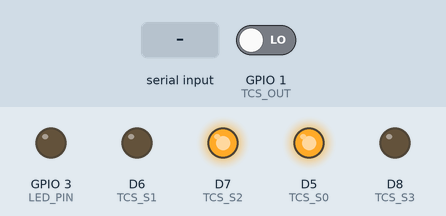
Recording of a sketch running on a simulated ESP8266 (NodeMCU). Parts: output pins drawn as LEDs (lit = HIGH). Dashed ring = blinking. Inputs (shaded band) come from the test bench; at power-on: GPIO 1 (TCS_OUT) LOW. What the sketch prints to the serial monitor is not drawn.

Above: at 1.2 s.
1.3 s: "b" received over Serial
At 2.11 s:
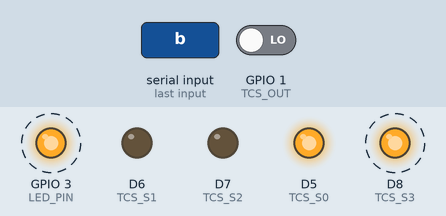
At 6.18 s:
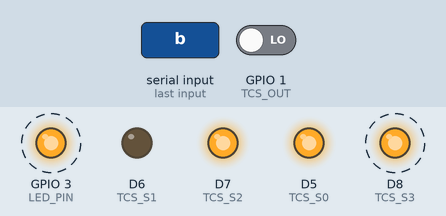
7.3 s: "s" received over Serial
At 11.3 s:
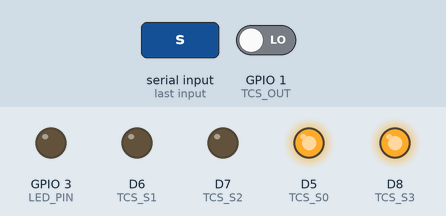
Timing chart, 0 to 12.8 s (numbered marks = the images above; inputs shaded):
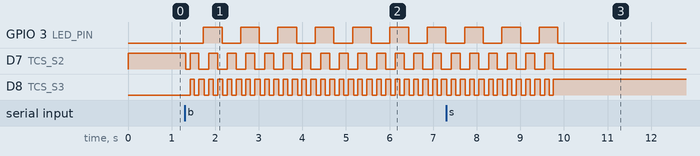

The sketch:

CollectColorAmbient.ino
```cpp
// CollectColorAmbient — TCS3200 color-sensor logger with LED ambient-subtraction
// ----------------------------------------------------------------------------
// Target: vanilla Arduino Nano (ATmega328), FQBN arduino:avr:nano.
// No GRBL, no servo, no WiFi, no motion — just the color sensor, a bank of
// controllable LEDs, and USB serial. Used to collect color training data on a
// standalone test board.
//
// PIN MAP (exact)
//   TCS3200 S0 = D5, S1 = D6   frequency-scaling pins
//   TCS3200 S2 = D7, S3 = D8   photodiode filter-select pins (MSB=S2, LSB=S3)
//   TCS3200 OUT = D10          digital input; 50%-duty square wave whose
//                              frequency is proportional to light intensity
//                              for the selected filter
//   LEDs      = D9             OUTPUT; drives an NPN transistor.
//                              D9 HIGH = LEDs ON, D9 LOW = LEDs OFF.
//
// SENSOR CONFIG (matches the PARMain project conventions)
//   S0=HIGH, S1=LOW selects 20% output frequency scaling. Full-speed (HIGH/HIGH)
//   tops out near 600 kHz, which is past what pulseIn can resolve cleanly.
//   S2/S3 select the filter bank:
//     RED:   S2=LOW,  S3=LOW
//     BLUE:  S2=LOW,  S3=HIGH
//     CLEAR: S2=HIGH, S3=LOW
//     GREEN: S2=HIGH, S3=HIGH
//   Each channel is read as a frequency in Hz: pulseIn() times one HIGH
//   half-period (µs), then frequency = 500000 / halfUs (guard halfUs==0 → 0).
//   A delay(2) after selecting a filter paces reads at 2 ms (train-time cadence).
//
// AMBIENT-SUBTRACTION READING (the key feature)
//   One "sample" = 5 cycles averaged. Each cycle:
//     1. LEDs OFF (D9 LOW), settle ~20 ms, read R,G,B,C  → ambient readings.
//     2. LEDs ON  (D9 HIGH), settle ~20 ms, read R,G,B,C → lit readings.
//     3. Accumulate (lit - ambient) per channel (signed math).
//   After 5 cycles, divide each accumulator by 5. Negative results (noise) are
//   clamped to 0. LEDs are left OFF between samples.
//
// SERIAL PROTOCOL (115200 baud)
//   On boot, prints a "# ... ready" banner on its own line.
//   Idle until a command char arrives:
//     'b' → begin BLUE:  prints <blue_data>  on its own line, then streams samples.
//     'k' → begin BLACK: prints <black_data> on its own line, then streams samples.
//     's' → stop:        prints the matching </blue_data> or </black_data> and
//                        returns to idle.
//   While recording, each sample is printed as one CSV line "r,g,b,c" (integers,
//   ambient-subtracted, no label prefix — the surrounding tag identifies class).
//   Any number of tagged blocks may follow, one after another. 'b'/'k' are
//   ignored while already recording; 's' is ignored while idle; whitespace and
//   any other characters are ignored. Serial is checked at least once per sample
//   so 's' stays responsive.
// ----------------------------------------------------------------------------

// ---- Pin assignments --------------------------------------------------------
const int TCS_S0  = D5;   // frequency-scaling select (with S1)
const int TCS_S1  = D6;
const int TCS_S2  = D7;   // filter select MSB
const int TCS_S3  = D8;   // filter select LSB
const int TCS_OUT = D10;  // sensor output (square wave, digital input)
const int LED_PIN = D9;   // NPN base: HIGH = LEDs ON

// ---- Sampling constants -----------------------------------------------------
const int  AVG_CYCLES  = 5;    // cycles averaged per reported sample
const int  LED_SETTLE_MS = 20; // settle after toggling the LEDs before reading

// S2/S3 select the photodiode filter bank. Datasheet names; whether they
// are physically right on this rig is unresolved and does not matter.
//
// !! CHANNEL: classifyDisc thresholds the `c` slot -- TcsFilter value 2,
// !! commanded (S2=H, S3=L). Reversed 2026-08-22 from the 2026-08-20 decision
// !! to threshold `b`; slot `b`'s two populations OVERLAP and cannot be
// !! separated by any cut. Measured on 666 cells of full-board ground truth:
// !! best achievable errors r=7 g=6 b=14 c=6, and 40 earlier jobs (26,640
// !! cells) thresholding `c` scored 0.33%. Threshold and rationale live in
// !! PARMain.ino -- keep this file in sync with it, do not re-derive here.
enum TcsFilter {
  TCS_RED = 0,    // S2=L,S3=L
  TCS_BLUE = 1,   // S2=L,S3=H -- populations OVERLAP, unusable
  TCS_CLEAR = 2,  // S2=H,S3=L <- the channel classifyDisc reads (slot `c`)
  TCS_GREEN = 3   // S2=H,S3=H -- separates ~as well as value 2, unused
};

// ---- Recording state --------------------------------------------------------
enum RecState { IDLE, REC_BLUE, REC_BLACK };
RecState recState = IDLE;

// Select the active photodiode filter via S2/S3.
void tcsSelect(TcsFilter f) {
  digitalWrite(TCS_S2, (f & 0x02) ? HIGH : LOW);
  digitalWrite(TCS_S3, (f & 0x01) ? HIGH : LOW);
}

// OUT is a 50%-duty square wave whose frequency tracks light intensity for the
// active filter. pulseIn times one HIGH half-period; 500000/halfUs converts that
// half-period (µs) to a full-wave frequency in Hz. 100 ms timeout keeps a dark /
// disconnected sensor from hanging.
unsigned long tcsReadFrequencyHz() {
  unsigned long halfUs = pulseIn(TCS_OUT, HIGH, 100000UL);
  if (halfUs == 0) return 0;
  return 500000UL / halfUs;
}

// Read all four channels once at the current LED/light state, 2 ms-paced.
void tcsReadRGBC(unsigned long& r, unsigned long& g,
                 unsigned long& b, unsigned long& c) {
  tcsSelect(TCS_RED);   delay(2); r = tcsReadFrequencyHz();
  tcsSelect(TCS_GREEN); delay(2); g = tcsReadFrequencyHz();
  tcsSelect(TCS_CLEAR); delay(2); c = tcsReadFrequencyHz();
  tcsSelect(TCS_BLUE);  delay(2); b = tcsReadFrequencyHz();
}

// Take one ambient-subtracted sample: AVG_CYCLES cycles of (lit - ambient),
// averaged, clamped at 0. Results returned as long (already non-negative).
void readAmbientSubtracted(long& outR, long& outG, long& outB, long& outC) {
  long accR = 0, accG = 0, accB = 0, accC = 0;

  for (int i = 0; i < AVG_CYCLES; i++) {
    unsigned long ar, ag, ab, ac;  // ambient (LEDs off)
    unsigned long lr, lg, lb, lc;  // lit     (LEDs on)

    // 1. LEDs OFF → ambient.
    digitalWrite(LED_PIN, LOW);
    delay(LED_SETTLE_MS);
    tcsReadRGBC(ar, ag, ab, ac);

    // 2. LEDs ON → lit.
    digitalWrite(LED_PIN, HIGH);
    delay(LED_SETTLE_MS);
    tcsReadRGBC(lr, lg, lb, lc);

    // 3. Accumulate (lit - ambient), signed.
    accR += (long)lr - (long)ar;
    accG += (long)lg - (long)ag;
    accB += (long)lb - (long)ab;
    accC += (long)lc - (long)ac;
  }

  // Leave LEDs OFF between samples.
  digitalWrite(LED_PIN, LOW);

  // Average and clamp negatives (noise) to 0.
  outR = accR / AVG_CYCLES; if (outR < 0) outR = 0;
  outG = accG / AVG_CYCLES; if (outG < 0) outG = 0;
  outB = accB / AVG_CYCLES; if (outB < 0) outB = 0;
  outC = accC / AVG_CYCLES; if (outC < 0) outC = 0;
}

// Print the closing tag for whatever block is open. Caller ensures a block is open.
void printCloseTag() {
  if (recState == REC_BLUE)  Serial.println(F("</blue_data>"));
  else if (recState == REC_BLACK) Serial.println(F("</black_data>"));
}

// Handle a single incoming command char. Ignores irrelevant chars.
void handleCommand(char c) {
  switch (c) {
    case 'b':
      if (recState == IDLE) {
        recState = REC_BLUE;
        Serial.println(F("<blue_data>"));
      } else {
        Serial.println(F("# already recording"));
      }
      break;
    case 'k':
      if (recState == IDLE) {
        recState = REC_BLACK;
        Serial.println(F("<black_data>"));
      } else {
        Serial.println(F("# already recording"));
      }
      break;
    case 's':
      if (recState != IDLE) {
        printCloseTag();
        recState = IDLE;
      }
      break;
    default:
      // Whitespace, newlines, and any other char are ignored.
      break;
  }
}

void setup() {
  Serial.begin(115200);

  // Sensor pins.
  pinMode(TCS_S0, OUTPUT);
  pinMode(TCS_S1, OUTPUT);
  pinMode(TCS_S2, OUTPUT);
  pinMode(TCS_S3, OUTPUT);
  pinMode(TCS_OUT, INPUT);

  // LED driver.
  pinMode(LED_PIN, OUTPUT);
  digitalWrite(LED_PIN, LOW);  // LEDs off at boot

  // S0=HIGH, S1=LOW → 20% output frequency scaling.
  digitalWrite(TCS_S0, HIGH);
  digitalWrite(TCS_S1, LOW);
  tcsSelect(TCS_CLEAR);  // idle on the channel classifyDisc reads

  Serial.println(F("# CollectColorAmbient ready — send 'b' (blue) or 'k' (black) to start, 's' to stop."));
}

void loop() {
  // Handle any pending serial commands first so start/stop is responsive.
  while (Serial.available() > 0) {
    handleCommand((char)Serial.read());
  }

  if (recState == IDLE) {
    return;  // wait for a 'b'/'k' command
  }

  // Recording: take one ambient-subtracted sample and print it as CSV.
  long r, g, b, c;
  readAmbientSubtracted(r, g, b, c);

  // Re-check for a stop char that may have arrived during the (~200 ms) sample,
  // so 's' is honored between samples without printing an extra line.
  bool stopRequested = false;
  while (Serial.available() > 0) {
    char cmd = (char)Serial.read();
    if (cmd == 's') stopRequested = true;
    else handleCommand(cmd);  // 'b'/'k' ignored while recording, others no-op
  }
  if (stopRequested) {
    printCloseTag();
    recState = IDLE;
    return;
  }

  Serial.print(r); Serial.print(',');
  Serial.print(g); Serial.print(',');
  Serial.print(b); Serial.print(',');
  Serial.println(c);
}
```

Measured:
- after the input at 1.3 s, GPIO 3 (LED_PIN): alternates HIGH for 0.43 s and LOW for 0.43 s, starting after 0.43 s; D7 (TCS_S2): HIGH → LOW at once, then repeats every 0.43 s: HIGH 0.20 s, LOW 0.22 s; D8 (TCS_S3): alternates HIGH for 0.10 s and LOW for 0.10 s, starting after 0.12 s
- after the input at 7.3 s, GPIO 3 (LED_PIN): goes on until 9.9 s, then stays LOW; D7 (TCS_S2): goes on until 9.8 s, then stays LOW; D8 (TCS_S3): goes on until 9.8 s, then stays HIGH
